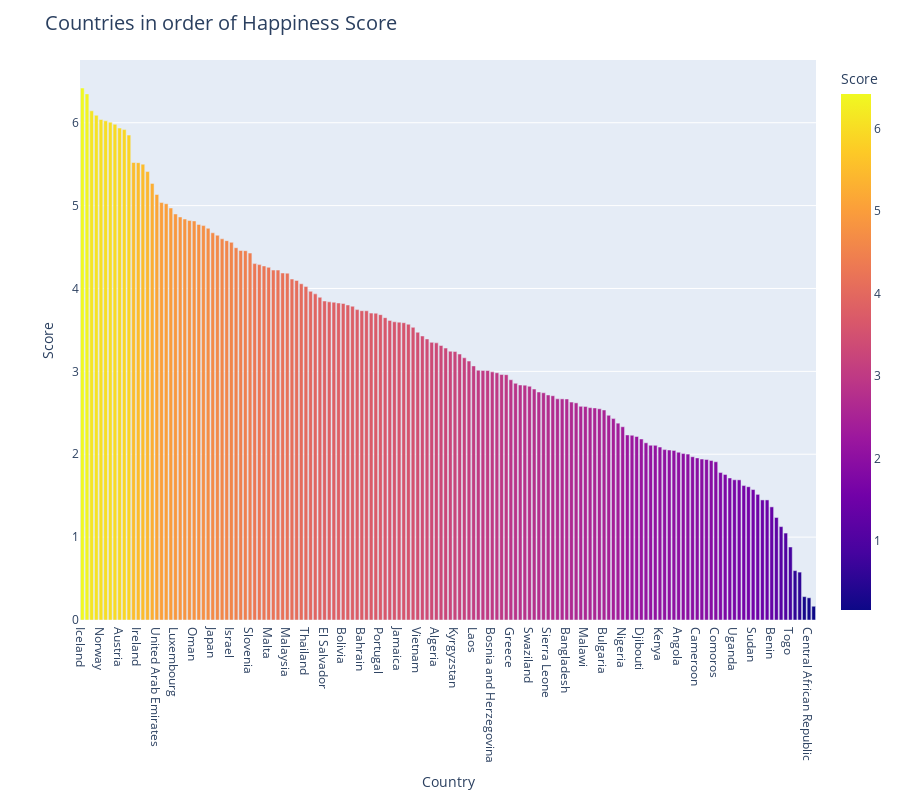

Notebook cell for this chart:
### Code cell
score_order_bar(df=complete_data_2015)

### Figure 1 — Plotly figure (JSON) as saved in the notebook; plotly's stock layout.template omitted (floating-point values rounded to 4 significant figures; data arrays with more than 128 entries replaced by an {"elided": "..."} marker saying what was removed)
{"data": [{"alignmentgroup": "True", "hovertemplate": "Country=%{x}<br>Score=%{marker.color}<extra></extra>", "legendgroup": "", "marker": {"color": {"elided": "158 float values"}, "coloraxis": "coloraxis"}, "name": "", "offsetgroup": "", "orientation": "v", "showlegend": false, "textposition": "auto", "type": "bar", "x": {"elided": "158 str values"}, "xaxis": "x", "y": {"elided": "158 float values"}, "yaxis": "y"}], "layout": {"barmode": "relative", "coloraxis": {"colorbar": {"title": {"text": "Score"}}, "colorscale": [[0, "#0d0887"], [0.1111, "#46039f"], [0.2222, "#7201a8"], [0.3333, "#9c179e"], [0.4444, "#bd3786"], [0.5556, "#d8576b"], [0.6667, "#ed7953"], [0.7778, "#fb9f3a"], [0.8889, "#fdca26"], [1, "#f0f921"]]}, "height": 800, "legend": {"tracegroupgap": 0}, "margin": {"t": 60}, "title": {"font": {"size": 20}, "text": "Countries in order of Happiness Score"}, "xaxis": {"anchor": "y", "domain": [0, 1], "title": {"text": "Country"}}, "yaxis": {"anchor": "x", "domain": [0, 1], "title": {"text": "Score"}}}}
